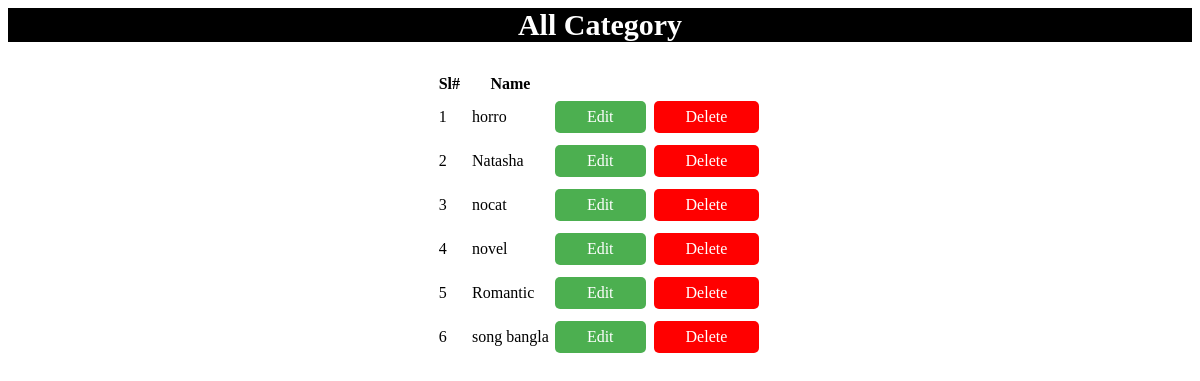
/allcategories.php, run on the app's committed database.
### tables this page shows
CREATE TABLE `categories` (
  `id` int(20) NOT NULL,
  `name` varchar(50) NOT NULL
);

### models/db_config.php (called while the page is built, shortened)
<?php
	$db_server="localhost";
	$db_uname="root";
	$db_pass="";
	$db_name="final_p";
	function get($query){
		global $db_server,$db_uname,$db_pass,$db_name;
		$conn = mysqli_connect($db_server,$db_uname,$db_pass,$db_name);
		$data = array();
		if($conn){
			$result = mysqli_query($conn,$query);
			while($row = mysqli_fetch_assoc($result)){
				$data[] = $row;
			}
		}
		return $data;
	}
?>

### controllers/CategoryController.php (called while the page is built, shortened)
<?php
	require_once 'models/db_config.php';
	function getAllCategories(){
		$query = "select * from categories order by name asc";
		$rs = get($query);
		return $rs;
	}
?>

### allcategories.php (the view, shortened to what this page needs)
<?php
	include 'controllers/CategoryController.php';
	$categories = getAllCategories();
?>
<html>
             <head>
			 <link rel="stylesheet" href="style/login.css">
			 </head>
<body>
         <div>
			<h3 class="header">All Category </h3>
			</div>
<div align = "center">
	<table class="">
		<thead>
			<th>Sl# &nbsp </th>
			<th> Name</th>
			<th></th>
			<th></th>
		</thead>
		<tbody>
			<?php
				$i=1;
				foreach($categories as $c){
					$id = $c["id"];
					echo "<tr>";
						echo "<td>$i</td>";
						echo "<td>".$c["name"]. "</td>";
					    echo '<td><a href="editcategories.php?id='.$id.'" class="red">  Edit</a></td>';
						echo '<td><a class="red1">Delete</td>';
					echo "</tr>";
					$i++;
				}
			?>
		</tbody>
	</table>
</div>
</body>
</html>

### style/login.css (style rules this page uses)
.header { background-color:Black; color:white; text-align :center; font-size: 30px; }

### allcategories.php (style rules this page uses)
.red { background-color: #4CAF50; border: none; color: white; padding: 7px 32px; text-align: center; text-decoration: none; display: inline-block; font-size: 16px; margin: 4px 2px; cursor: pointer; border-radius: 5px; }
.red1 { background-color: #ff0000; border: none; color: white; padding: 7px 32px; text-align: center; text-decoration: none; display: inline-block; font-size: 16px; margin: 4px 2px; cursor: pointer; border-radius: 5px; }

### data on the page
categories: name "horro"
categories: name "Natasha"
categories: name "nocat"
categories: name "novel"
categories: name "Romantic"
categories: name "song bangla"
